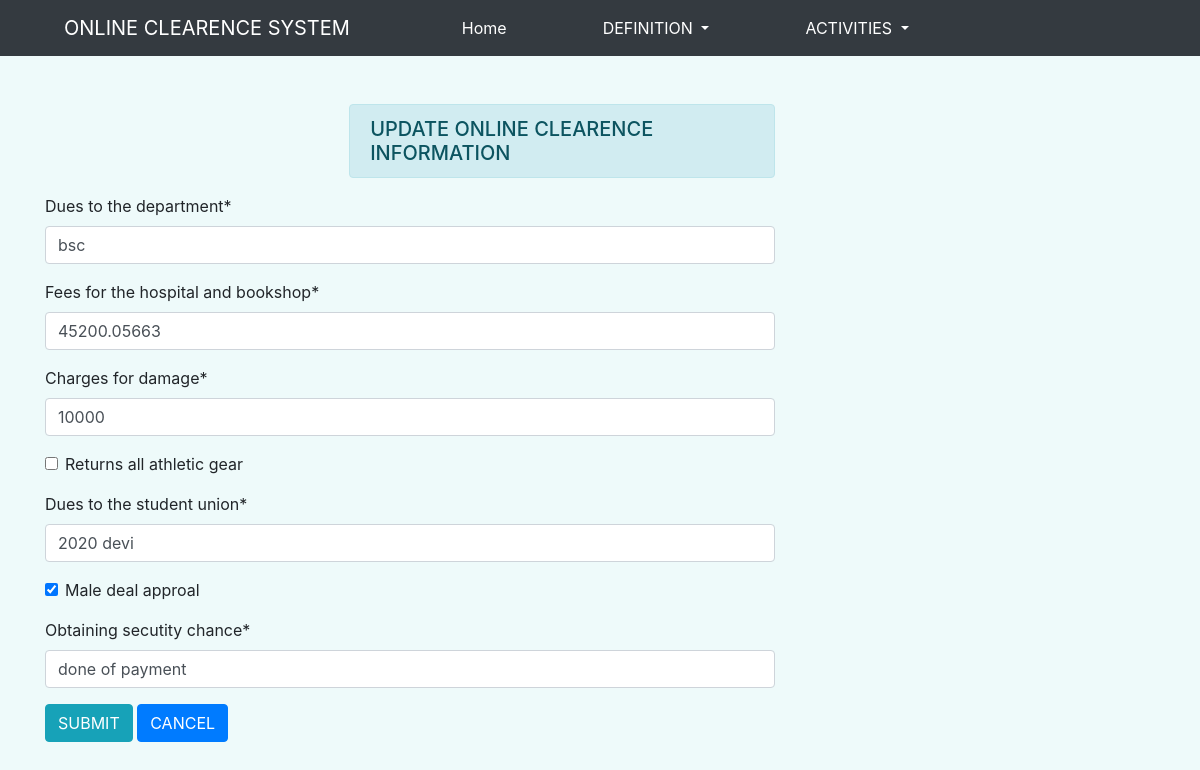
The page /update/4/ on the database its author committed.
### onlineApp/models.py (models this page shows, shortened)
class Complaint(models.Model):
    dues_to_the_department               = models.CharField(max_length = 200)
    fees_for_the_hospital_and_bookshop   = models.FloatField()
    charges_for_damage                   = models.IntegerField()
    returns_all_athletic_gear            = models.BooleanField(default=True)
    Dues_to_the_student_union            = models.CharField(max_length = 200)
    Male_deal_approal                    = models.BooleanField(default=True)
    obtaining_secutity_chance            = models.CharField(max_length = 200)

### onlineApp/views.py (the view)
# urls.py: path('update/<int:id>/',views.update_Register_view,name="update"),
def update_Register_view(request,id):
    if request.method=="POST":
        pi = Complaint.objects.get(pk=id)
        fm = ComplainForm(request.POST,instance=pi)
        if fm.is_valid():
            fm.save()
        return redirect('clearence')
    else:
        pi = Complaint.objects.get(pk=id)
        fm = ComplainForm(instance=pi)
    context = {'form':fm}
    return render(request,'ONLINE/3.1update-clearence.html',context)

### onlineApp/forms.py
class ComplainForm(forms.ModelForm):
    class Meta:
        model = Complaint
        fields = '__all__'

### onlineApp/templates/ONLINE/3.1update-clearence.html (shortened to what this page needs)
{% extends 'ONLINE/base.html' %}
{% load static %}
{% load crispy_forms_tags %}
{% block content %}
<div class="container mt-5">
    <div class="row">
        <div class="col-sm-8">
            <h5 class="alert alert-info offset-5">UPDATE ONLINE CLEARENCE INFORMATION</h3>
            <form action="" method="post">
                {{ form|crispy }}
                <input type="submit" value="SUBMIT" class="btn btn-info">
                <input type="reset" value="CANCEL" class="btn btn-primary">
            </form>
        </div>
    </div>
</div>
{% endblock content %}

### onlineApp/static/css/style.css (style rules this page uses)
body { background-color: rgba(164, 227, 231, 0.178); }

### rows shown on the page
Complaint: dues_to_the_department "bsc", fees_for_the_hospital_and_bookshop "45200.05663", charges_for_damage "10000", Dues_to_the_student_union "2020 devi", Male_deal_approal "☑", obtaining_secutity_chance "done of payment"
